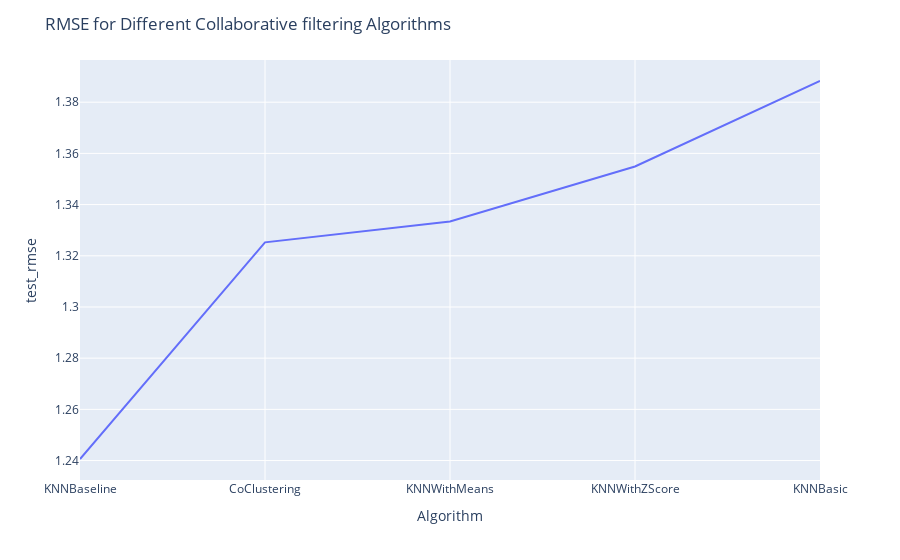

Write notebook code for a chart like this one.
### Markdown cell above
## Line Plot for RMSE

### Code cell
fig_line = px.line(df_recommendations.reset_index(),x="Algorithm", y="test_rmse")
fig_line.update_layout(title='RMSE for Different Collaborative filtering Algorithms')

### Figure 1 — Plotly figure (JSON) as saved in the notebook; plotly's stock layout.template omitted (floating-point values rounded to 4 significant figures)
{"data": [{"hoverlabel": {"namelength": 0}, "hovertemplate": "Algorithm=%{x}<br>test_rmse=%{y}", "legendgroup": "", "line": {"color": "#636efa", "dash": "solid"}, "mode": "lines", "name": "", "showlegend": false, "type": "scatter", "x": ["KNNBaseline", "CoClustering", "KNNWithMeans", "KNNWithZScore", "KNNBasic"], "xaxis": "x", "y": [1.241, 1.325, 1.333, 1.355, 1.388], "yaxis": "y"}], "layout": {"legend": {"tracegroupgap": 0}, "margin": {"t": 60}, "title": {"text": "RMSE for Different Collaborative filtering Algorithms"}, "xaxis": {"anchor": "y", "domain": [0, 1], "title": {"text": "Algorithm"}}, "yaxis": {"anchor": "x", "domain": [0, 1], "title": {"text": "test_rmse"}}}}
